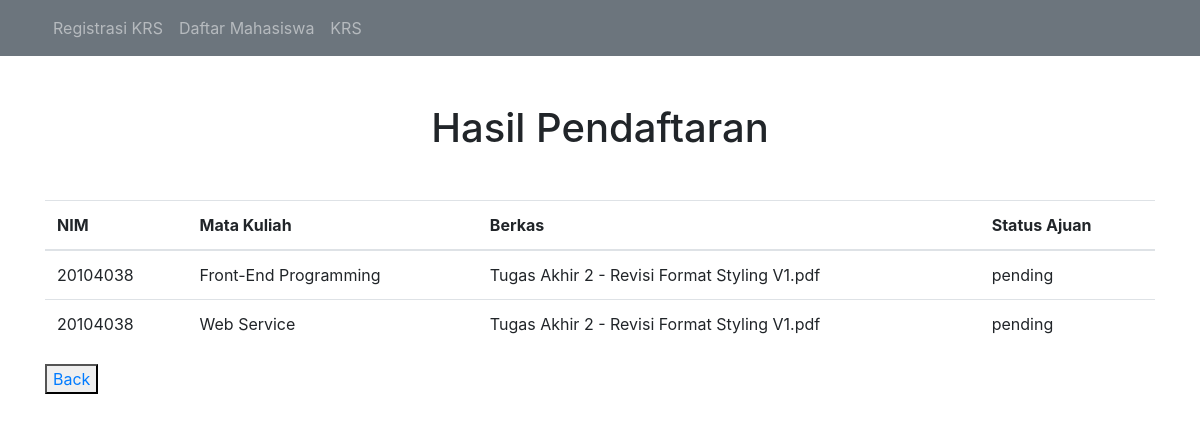
Screenshot of /hasil.php with the database file from the repository.
### tables this page shows
CREATE TABLE `krs` (
  `id` int(11) NOT NULL,
  `mata_kuliah` varchar(255) DEFAULT NULL,
  `berkas` varchar(255) DEFAULT NULL,
  `status_ajuan` varchar(50) DEFAULT 'pending',
  `mahasiswa_id` int(11) DEFAULT NULL
);

### hasil.php (the view, shortened to what this page needs)
<?php
require_once 'config.php';
$query = "SELECT mahasiswa_id, mata_kuliah, berkas, status_ajuan FROM krs";
$result = mysqli_query($conn, $query);
?>
<!DOCTYPE html>
<html>
<head>
    <link rel="stylesheet" type="text/css" href="https://stackpath.bootstrapcdn.com/bootstrap/4.3.1/css/bootstrap.min.css">
</head>
<body>
    <nav class="navbar navbar-expand-lg navbar-dark bg-secondary">
        <div class="container">
            <div class="collapse navbar-collapse" id="navbarNavAltMarkup">
                <div class="navbar-nav">
                    <a class="nav-link {{($active === " daftar ") ? 'active' : ''}} " href="index.php">Registrasi KRS</a>
                    <a class="nav-link {{($active === "pendaftar") ? 'active' : ''}} " href="daftar_mahasiswa.php">Daftar Mahasiswa</a>
                    <a class="nav-link {{($active === "pendaftar") ? 'active' : ''}} " href="hasil.php">KRS</a>
                </div>
            </div>
        </div>
    </nav>
    <div class="container">
        <h1 class="text-center mt-5 mb-5">Hasil Pendaftaran</h1>
        <table class="table">
            <thead>
                <tr>
                    <th>NIM</th>
                    <th>Mata Kuliah</th>
                    <th>Berkas</th>
                    <th>Status Ajuan</th>
                </tr>
            </thead>
            <tbody>
                <?php while ($row = mysqli_fetch_assoc($result)) { ?>
                    <tr>
                        <td><?php echo $row['mahasiswa_id']; ?></td>
                        <td><?php echo $row['mata_kuliah']; ?></td>
                        <td><?php echo $row['berkas']; ?></td>
                        <td><?php echo $row['status_ajuan']; ?></td>
                    </tr>
                <?php } ?>
            </tbody>
        </table>
        <button><a href="index.php">Back</a></button>
    </div>
</body>
</html>

### rows the page displays
krs: mahasiswa "20104038", mata_kuliah "Front-End Programming", berkas "Tugas Akhir 2 - Revisi Format Styling V1.pdf", status_ajuan "pending"
krs: mahasiswa "20104038", mata_kuliah "Web Service", berkas "Tugas Akhir 2 - Revisi Format Styling V1.pdf", status_ajuan "pending"
